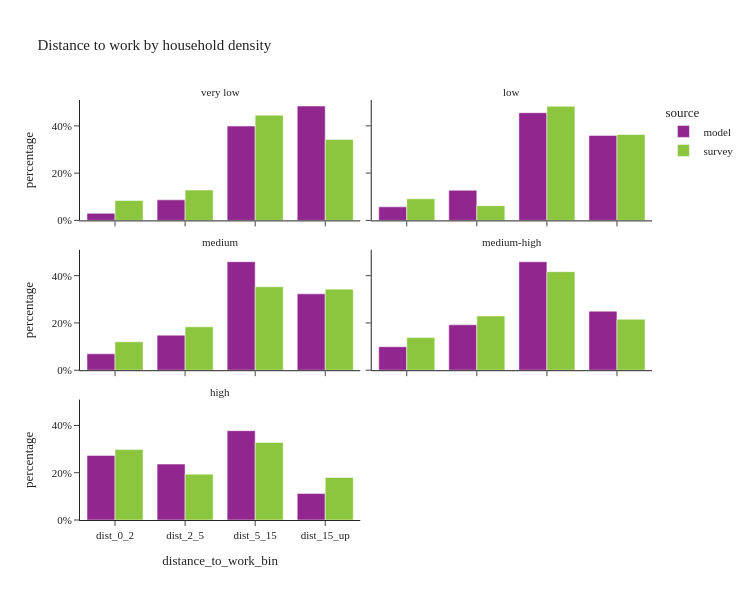

This figure's notebook cell:
### Markdown cell above
- Household density represents the household density of a person's home location

### Code cell
util.plot_share_facetbar(per_data, 'person_weight', share_col="distance_to_work_bin", title="Distance to work by household density", 
                            facet_col="log_hh_1_group", facet_col_wrap=2, height=600, orientation='v')

### Figure 1 — Plotly figure (JSON) as saved in the notebook; plotly's stock layout.template omitted (floating-point values rounded to 4 significant figures)
{"data": [{"alignmentgroup": "True", "customdata": [[7336], [21327], [97868], [118669]], "hovertemplate": "source=model<br>log_hh_1_group=very low<br>distance_to_work_bin=%{x}<br>percentage=%{y}<br>sample_size=%{customdata[0]}<extra></extra>", "legendgroup": "model", "marker": {"color": "#91268F", "pattern": {"shape": ""}}, "name": "model", "offsetgroup": "model", "orientation": "v", "showlegend": true, "textposition": "auto", "type": "bar", "x": ["dist_0_2", "dist_2_5", "dist_5_15", "dist_15_up"], "xaxis": "x5", "y": [0.02992, 0.08698, 0.3991, 0.484], "yaxis": "y5"}, {"alignmentgroup": "True", "customdata": [[14908], [33071], [118303], [93320]], "hovertemplate": "source=model<br>log_hh_1_group=low<br>distance_to_work_bin=%{x}<br>percentage=%{y}<br>sample_size=%{customdata[0]}<extra></extra>", "legendgroup": "model", "marker": {"color": "#91268F", "pattern": {"shape": ""}}, "name": "model", "offsetgroup": "model", "orientation": "v", "showlegend": false, "textposition": "auto", "type": "bar", "x": ["dist_0_2", "dist_2_5", "dist_5_15", "dist_15_up"], "xaxis": "x6", "y": [0.05743, 0.1274, 0.4557, 0.3595], "yaxis": "y6"}, {"alignmentgroup": "True", "customdata": [[36595], [77864], [241190], [169739]], "hovertemplate": "source=model<br>log_hh_1_group=medium<br>distance_to_work_bin=%{x}<br>percentage=%{y}<br>sample_size=%{customdata[0]}<extra></extra>", "legendgroup": "model", "marker": {"color": "#91268F", "pattern": {"shape": ""}}, "name": "model", "offsetgroup": "model", "orientation": "v", "showlegend": false, "textposition": "auto", "type": "bar", "x": ["dist_0_2", "dist_2_5", "dist_5_15", "dist_15_up"], "xaxis": "x3", "y": [0.06965, 0.1482, 0.4591, 0.3231], "yaxis": "y3"}, {"alignmentgroup": "True", "customdata": [[48593], [93894], [224222], [122021]], "hovertemplate": "source=model<br>log_hh_1_group=medium-high<br>distance_to_work_bin=%{x}<br>percentage=%{y}<br>sample_size=%{customdata[0]}<extra></extra>", "legendgroup": "model", "marker": {"color": "#91268F", "pattern": {"shape": ""}}, "name": "model", "offsetgroup": "model", "orientation": "v", "showlegend": false, "textposition": "auto", "type": "bar", "x": ["dist_0_2", "dist_2_5", "dist_5_15", "dist_15_up"], "xaxis": "x4", "y": [0.09943, 0.1921, 0.4588, 0.2497], "yaxis": "y4"}, {"alignmentgroup": "True", "customdata": [[125424], [108643], [173541], [51577]], "hovertemplate": "source=model<br>log_hh_1_group=high<br>distance_to_work_bin=%{x}<br>percentage=%{y}<br>sample_size=%{customdata[0]}<extra></extra>", "legendgroup": "model", "marker": {"color": "#91268F", "pattern": {"shape": ""}}, "name": "model", "offsetgroup": "model", "orientation": "v", "showlegend": false, "textposition": "auto", "type": "bar", "x": ["dist_0_2", "dist_2_5", "dist_5_15", "dist_15_up"], "xaxis": "x", "y": [0.2731, 0.2366, 0.3779, 0.1123], "yaxis": "y"}, {"alignmentgroup": "True", "customdata": [[19], [28], [71], [93]], "hovertemplate": "source=survey<br>log_hh_1_group=very low<br>distance_to_work_bin=%{x}<br>percentage=%{y}<br>sample_size=%{customdata[0]}<extra></extra>", "legendgroup": "survey", "marker": {"color": "#8CC63E", "pattern": {"shape": ""}}, "name": "survey", "offsetgroup": "survey", "orientation": "v", "showlegend": true, "textposition": "auto", "type": "bar", "x": ["dist_0_2", "dist_2_5", "dist_5_15", "dist_15_up"], "xaxis": "x5", "y": [0.084, 0.1283, 0.4451, 0.3426], "yaxis": "y5"}, {"alignmentgroup": "True", "customdata": [[23], [29], [101], [67]], "hovertemplate": "source=survey<br>log_hh_1_group=low<br>distance_to_work_bin=%{x}<br>percentage=%{y}<br>sample_size=%{customdata[0]}<extra></extra>", "legendgroup": "survey", "marker": {"color": "#8CC63E", "pattern": {"shape": ""}}, "name": "survey", "offsetgroup": "survey", "orientation": "v", "showlegend": false, "textposition": "auto", "type": "bar", "x": ["dist_0_2", "dist_2_5", "dist_5_15", "dist_15_up"], "xaxis": "x6", "y": [0.09158, 0.06228, 0.4827, 0.3635], "yaxis": "y6"}, {"alignmentgroup": "True", "customdata": [[73], [80], [216], [140]], "hovertemplate": "source=survey<br>log_hh_1_group=medium<br>distance_to_work_bin=%{x}<br>percentage=%{y}<br>sample_size=%{customdata[0]}<extra></extra>", "legendgroup": "survey", "marker": {"color": "#8CC63E", "pattern": {"shape": ""}}, "name": "survey", "offsetgroup": "survey", "orientation": "v", "showlegend": false, "textposition": "auto", "type": "bar", "x": ["dist_0_2", "dist_2_5", "dist_5_15", "dist_15_up"], "xaxis": "x3", "y": [0.1202, 0.1835, 0.3532, 0.343], "yaxis": "y3"}, {"alignmentgroup": "True", "customdata": [[95], [152], [246], [110]], "hovertemplate": "source=survey<br>log_hh_1_group=medium-high<br>distance_to_work_bin=%{x}<br>percentage=%{y}<br>sample_size=%{customdata[0]}<extra></extra>", "legendgroup": "survey", "marker": {"color": "#8CC63E", "pattern": {"shape": ""}}, "name": "survey", "offsetgroup": "survey", "orientation": "v", "showlegend": false, "textposition": "auto", "type": "bar", "x": ["dist_0_2", "dist_2_5", "dist_5_15", "dist_15_up"], "xaxis": "x4", "y": [0.1381, 0.2293, 0.417, 0.2157], "yaxis": "y4"}, {"alignmentgroup": "True", "customdata": [[443], [332], [400], [168]], "hovertemplate": "source=survey<br>log_hh_1_group=high<br>distance_to_work_bin=%{x}<br>percentage=%{y}<br>sample_size=%{customdata[0]}<extra></extra>", "legendgroup": "survey", "marker": {"color": "#8CC63E", "pattern": {"shape": ""}}, "name": "survey", "offsetgroup": "survey", "orientation": "v", "showlegend": false, "textposition": "auto", "type": "bar", "x": ["dist_0_2", "dist_2_5", "dist_5_15", "dist_15_up"], "xaxis": "x", "y": [0.2981, 0.1941, 0.328, 0.1798], "yaxis": "y"}], "layout": {"annotations": [{"font": {}, "showarrow": false, "text": "high", "x": 0.245, "xanchor": "center", "xref": "paper", "y": 0.2867, "yanchor": "bottom", "yref": "paper"}, {"font": {}, "showarrow": false, "text": "medium", "x": 0.245, "xanchor": "center", "xref": "paper", "y": 0.6433, "yanchor": "bottom", "yref": "paper"}, {"font": {}, "showarrow": false, "text": "medium-high", "x": 0.755, "xanchor": "center", "xref": "paper", "y": 0.6433, "yanchor": "bottom", "yref": "paper"}, {"font": {}, "showarrow": false, "text": "very low", "x": 0.245, "xanchor": "center", "xref": "paper", "y": 1.0, "yanchor": "bottom", "yref": "paper"}, {"font": {}, "showarrow": false, "text": "low", "x": 0.755, "xanchor": "center", "xref": "paper", "y": 1.0, "yanchor": "bottom", "yref": "paper"}], "barmode": "group", "height": 600, "legend": {"title": {"text": "source"}, "tracegroupgap": 0}, "title": {"text": "Distance to work by household density"}, "width": 750, "xaxis": {"anchor": "y", "domain": [0.0, 0.49], "title": {"text": "distance_to_work_bin"}}, "xaxis2": {"anchor": "y2", "domain": [0.51, 1.0], "matches": "x", "title": {"text": "distance_to_work_bin"}}, "xaxis3": {"anchor": "y3", "domain": [0.0, 0.49], "matches": "x", "showticklabels": false}, "xaxis4": {"anchor": "y4", "domain": [0.51, 1.0], "matches": "x", "showticklabels": false}, "xaxis5": {"anchor": "y5", "domain": [0.0, 0.49], "matches": "x", "showticklabels": false}, "xaxis6": {"anchor": "y6", "domain": [0.51, 1.0], "matches": "x", "showticklabels": false}, "yaxis": {"anchor": "x", "domain": [0.0, 0.2867], "tickformat": ".0%", "title": {"text": "percentage"}}, "yaxis2": {"anchor": "x2", "domain": [0.0, 0.2867], "matches": "y", "showticklabels": false, "tickformat": ".0%"}, "yaxis3": {"anchor": "x3", "domain": [0.3567, 0.6433], "matches": "y", "tickformat": ".0%", "title": {"text": "percentage"}}, "yaxis4": {"anchor": "x4", "domain": [0.3567, 0.6433], "matches": "y", "showticklabels": false, "tickformat": ".0%"}, "yaxis5": {"anchor": "x5", "domain": [0.7133, 1.0], "matches": "y", "tickformat": ".0%", "title": {"text": "percentage"}}, "yaxis6": {"anchor": "x6", "domain": [0.7133, 1.0], "matches": "y", "showticklabels": false, "tickformat": ".0%"}}}
